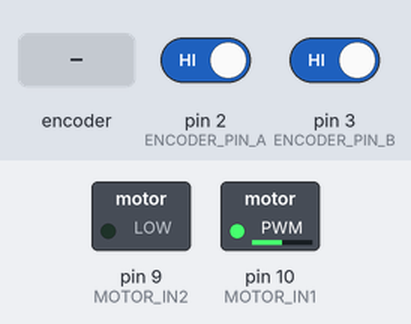
The sketch below on a simulated Arduino Uno, built with avr-gcc and run on an emulated ATmega328P. Shown: switched loads named in the sketch (green lamp = pin HIGH). Inputs (shaded band) come from the test bench; at power-on: pin 2 (ENCODER_PIN_A) HIGH, pin 3 (ENCODER_PIN_B) HIGH. What the sketch prints to the serial monitor is not drawn.

Above: at 1.2 s.
1.3 s: rotary encoder on pin 2 (ENCODER_PIN_A) / pin 3 (ENCODER_PIN_B) turned 3 steps (first pin leading)
4.9 s: rotary encoder on pin 2 (ENCODER_PIN_A) / pin 3 (ENCODER_PIN_B) turned 2 steps (second pin leading)
Timing chart, 0 to 7.9 s (numbered marks = the images above; inputs shaded):
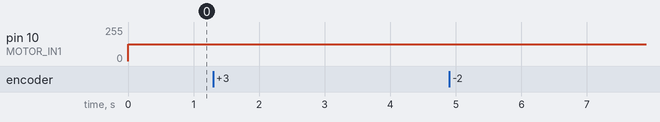

Measured:
- after the input at 1.3 s, every drawn part: stays the same
- after the input at 4.9 s, every drawn part: stays the same

The sketch:

encoder_control_v2.ino
```cpp
// Define encoder pin numbers
#define ENCODER_PIN_A 2   // Channel A (encoder)
#define ENCODER_PIN_B 3   // Channel B (encoder)

// Define motor control pins (DRV8833)
#define MOTOR_IN1 10       // Control pin 1 (for speed and direction)
#define MOTOR_IN2 9      // Control pin 2 (for speed and direction)


// Define encoder and gear parameters

#define PPR 7             // Pulses per revolution from the encoder

#define gearRatio 20      // Example gear ratio (change as needed)

#define CPR (4 * PPR * gearRatio)  // Calculated Counts Per Revolution


// Allowable error in counts

const float tolerance = 3;


volatile int32_t encoderPosition = 0;  // Position of the encoder (in counts)

volatile int32_t lastEncoded = 0;      // Last encoded value to detect direction


// Variables for target angle, target counts, and motor speed

int16_t targetAngle = 90;                // Target angle (set by Serial input)

int32_t targetCounts = 0;               // Target counts (calculated from target angle)

int targetRPM = 100;                      // Target RPM (set by Serial input)

int maxRPM = 200;                       // Maximum motor speed in RPM


void setup() {

  // Initialize serial communication for debugging and input

  Serial.begin(9600);

  // Serial.println("Enter target angle and RPM in this format: angle,rpm (e.g., 90,150)");


  // Set encoder pins as input

  pinMode(ENCODER_PIN_A, INPUT);

  pinMode(ENCODER_PIN_B, INPUT);


  // Set motor control pins as output

  pinMode(MOTOR_IN1, OUTPUT);

  pinMode(MOTOR_IN2, OUTPUT);


  // Attach interrupts to handle changes on channel A and B

  attachInterrupt(digitalPinToInterrupt(ENCODER_PIN_A), updateEncoder, CHANGE);

  attachInterrupt(digitalPinToInterrupt(ENCODER_PIN_B), updateEncoder, CHANGE);


  // Stop the motor initially

  analogWrite(MOTOR_IN1, 0);

  analogWrite(MOTOR_IN2, 0);

}


void loop() {

  // Check if data is available on the Serial Monitor

  // if (Serial.available() > 0) {

  //   String inputString = Serial.readStringUntil('\n');  // Read input string until newline

  //   parseSerialInput(inputString);  // Function to parse input for angle and RPM


  //   // Calculate target counts based on the target angle

  targetCounts = (CPR * targetAngle) / 360;


  //   // Display target angle, target RPM, and target counts

  //   Serial.print("Target Angle: ");

  //   Serial.print(targetAngle);

  //   Serial.print(" degrees, Target Counts: ");

  //   Serial.print(targetCounts);

  //   Serial.print(", Target RPM: ");

  //   Serial.println(targetRPM);

  // }


  // Calculate PWM value based on target RPM

  int pwmValue = (targetRPM * 255) / maxRPM;

  pwmValue = constrain(pwmValue, 0, 255); // Constrain PWM to a max of 255

  Serial.print("PWM value: ");
  Serial.print(pwmValue);
  Serial.print("TargetCount value: ");
  Serial.print(targetCounts);

  int error = targetCounts - encoderPosition;


  if (abs(error) <= tolerance) {

    // Stop the motor when within the tolerance range

    // analogWrite(MOTOR_IN1, 0);

    // analogWrite(MOTOR_IN2, 0);
    set_motor_pwm(0, MOTOR_IN1, MOTOR_IN2);
    Serial.println("Target reached within tolerance range. Motor stopped.");

  }

  else if (error > 0) {

    // Forward motion

    // analogWrite(MOTOR_IN1, pwmValue);  // Set PWM for IN1 (forward motion)

    // analogWrite(MOTOR_IN2, 0);                 // Set IN2 to 0 for forward motion

    set_motor_pwm(pwmValue, MOTOR_IN1, MOTOR_IN2);
    Serial.print("Moving Forward - Encoder Position (counts): ");

    Serial.println(encoderPosition);

  }

  else if (error < 0) {

    // Reverse motion

    // analogWrite(MOTOR_IN1, 0);                 // Set IN1 to 0 for reverse motion
    // analogWrite(MOTOR_IN2, pwmValue);  // Set PWM for IN2 (reverse motion)

    set_motor_pwm(-pwmValue, MOTOR_IN1, MOTOR_IN2);
    Serial.print("Moving Backward - Encoder Position (counts): ");
    Serial.println(encoderPosition);

  }


  delay(10);  // Small delay for smoother motor control and less noisy Serial Monitor output

}


// Function to parse the serial input (targetAngle, targetRPM)

void parseSerialInput(String input) {

  // Remove any spaces or unwanted characters

  input.trim();


  // Split the input string into targetAngle and targetRPM using comma as a delimiter

  int commaIndex = input.indexOf(',');  // Find the position of the comma

  if (commaIndex > 0) {

    String angleString = input.substring(0, commaIndex);  // Get the angle part

    String rpmString = input.substring(commaIndex + 1);   // Get the RPM part


    // Convert the strings to integers

    targetAngle = angleString.toInt();

    targetRPM = rpmString.toInt();

  } else {

    Serial.println("Invalid input. Use the format: angle,rpm (e.g., 90,150)");

  }

}


void set_motor_pwm(int pwm, int IN1_PIN, int IN2_PIN)
{
  if (pwm < 0) {  // reverse speeds
    analogWrite(IN1_PIN, -pwm);  // IN1 set to reverse speed
    analogWrite(IN2_PIN, 0);     // IN2 set to LOW
  } else if (pwm > 0) {  // forward speeds
    analogWrite(IN1_PIN, 0);     // IN1 set to LOW
    analogWrite(IN2_PIN, pwm);   // IN2 set to forward speed
  } else {  // stop
    analogWrite(IN1_PIN, 0);     // Stop motor
    analogWrite(IN2_PIN, 0);
  }
}


// Interrupt service routine (ISR) to handle encoder changes

void updateEncoder() {

  bool MSB = digitalRead(ENCODER_PIN_A); // Most Significant Bit (Channel A)

  bool LSB = digitalRead(ENCODER_PIN_B); // Least Significant Bit (Channel B)


  uint8_t encoded = (MSB << 1) | LSB;     // Combine both channels to get a 2-bit value

  uint8_t sum = (lastEncoded << 2) | encoded;  // Form a 4-bit combination of the last and current state


  // Use a lookup table or logic to update position

  if (sum == 0b1101 || sum == 0b0100 || sum == 0b0010 || sum == 0b1011) encoderPosition++;

  if (sum == 0b1110 || sum == 0b0111 || sum == 0b0001 || sum == 0b1000) encoderPosition--;


  lastEncoded = encoded;  // Save current state for the next interrupt

}
```
